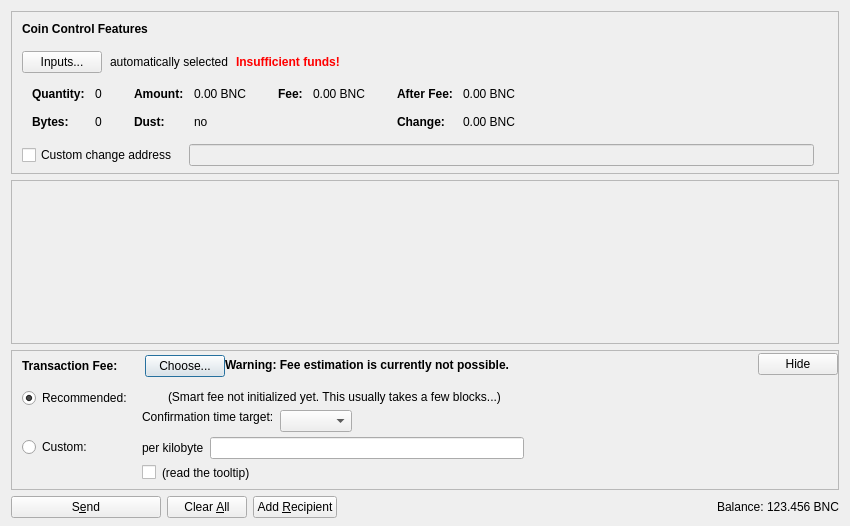
<?xml version="1.0" encoding="UTF-8"?>
<ui version="4.0">
 <class>SendCoinsDialog</class>
 <widget class="QDialog" name="SendCoinsDialog">
  <property name="geometry">
   <rect>
    <x>0</x>
    <y>0</y>
    <width>850</width>
    <height>526</height>
   </rect>
  </property>
  <property name="windowTitle">
   <string>Send Coins</string>
  </property>
  <layout class="QVBoxLayout" name="verticalLayout" stretch="0,1,0,0">
   <property name="bottomMargin">
    <number>8</number>
   </property>
   <item>
    <widget class="QFrame" name="frameCoinControl">
     <property name="sizePolicy">
      <sizepolicy hsizetype="Expanding" vsizetype="Expanding">
       <horstretch>0</horstretch>
       <verstretch>0</verstretch>
      </sizepolicy>
     </property>
     <property name="maximumSize">
      <size>
       <width>16777215</width>
       <height>16777215</height>
      </size>
     </property>
     <property name="frameShape">
      <enum>QFrame::StyledPanel</enum>
     </property>
     <property name="frameShadow">
      <enum>QFrame::Sunken</enum>
     </property>
     <layout class="QVBoxLayout" name="verticalLayoutCoinControl2">
      <property name="spacing">
       <number>0</number>
      </property>
      <property name="leftMargin">
       <number>0</number>
      </property>
      <property name="topMargin">
       <number>0</number>
      </property>
      <property name="rightMargin">
       <number>0</number>
      </property>
      <property name="bottomMargin">
       <number>6</number>
      </property>
      <item>
       <layout class="QVBoxLayout" name="verticalLayoutCoinControl" stretch="0,0,0,0,1">
        <property name="spacing">
         <number>0</number>
        </property>
        <property name="leftMargin">
         <number>10</number>
        </property>
        <property name="topMargin">
         <number>10</number>
        </property>
        <item>
         <layout class="QHBoxLayout" name="horizontalLayoutCoinControl1">
          <property name="bottomMargin">
           <number>15</number>
          </property>
          <item>
           <widget class="QLabel" name="labelCoinControlFeatures">
            <property name="sizePolicy">
             <sizepolicy hsizetype="Preferred" vsizetype="Maximum">
              <horstretch>0</horstretch>
              <verstretch>0</verstretch>
             </sizepolicy>
            </property>
            <property name="font">
             <font>
              <weight>75</weight>
              <bold>true</bold>
             </font>
            </property>
            <property name="styleSheet">
             <string notr="true">font-weight:bold;</string>
            </property>
            <property name="text">
             <string>Coin Control Features</string>
            </property>
           </widget>
          </item>
         </layout>
        </item>
        <item>
         <layout class="QHBoxLayout" name="horizontalLayoutCoinControl2" stretch="0,0,0,0">
          <property name="spacing">
           <number>8</number>
          </property>
          <property name="bottomMargin">
           <number>10</number>
          </property>
          <item>
           <widget class="QPushButton" name="pushButtonCoinControl">
            <property name="styleSheet">
             <string notr="true"/>
            </property>
            <property name="text">
             <string>Inputs...</string>
            </property>
            <property name="autoDefault">
             <bool>false</bool>
            </property>
           </widget>
          </item>
          <item>
           <widget class="QLabel" name="labelCoinControlAutomaticallySelected">
            <property name="text">
             <string>automatically selected</string>
            </property>
            <property name="margin">
             <number>5</number>
            </property>
           </widget>
          </item>
          <item>
           <widget class="QLabel" name="labelCoinControlInsuffFunds">
            <property name="font">
             <font>
              <weight>75</weight>
              <bold>true</bold>
             </font>
            </property>
            <property name="styleSheet">
             <string notr="true">color:red;font-weight:bold;</string>
            </property>
            <property name="text">
             <string>Insufficient funds!</string>
            </property>
            <property name="margin">
             <number>5</number>
            </property>
           </widget>
          </item>
          <item>
           <spacer name="horizontalSpacerCoinControl">
            <property name="orientation">
             <enum>Qt::Horizontal</enum>
            </property>
            <property name="sizeHint" stdset="0">
             <size>
              <width>40</width>
              <height>1</height>
             </size>
            </property>
           </spacer>
          </item>
         </layout>
        </item>
        <item>
         <widget class="QWidget" name="widgetCoinControl" native="true">
          <property name="sizePolicy">
           <sizepolicy hsizetype="Preferred" vsizetype="Preferred">
            <horstretch>0</horstretch>
            <verstretch>0</verstretch>
           </sizepolicy>
          </property>
          <property name="minimumSize">
           <size>
            <width>0</width>
            <height>0</height>
           </size>
          </property>
          <property name="styleSheet">
           <string notr="true"/>
          </property>
          <layout class="QHBoxLayout" name="horizontalLayoutCoinControl5">
           <property name="leftMargin">
            <number>0</number>
           </property>
           <property name="topMargin">
            <number>0</number>
           </property>
           <property name="rightMargin">
            <number>0</number>
           </property>
           <property name="bottomMargin">
            <number>0</number>
           </property>
           <item>
            <layout class="QHBoxLayout" name="horizontalLayoutCoinControl3" stretch="0,0,0,1">
             <property name="spacing">
              <number>20</number>
             </property>
             <property name="topMargin">
              <number>0</number>
             </property>
             <property name="bottomMargin">
              <number>10</number>
             </property>
             <item>
              <layout class="QFormLayout" name="formLayoutCoinControl1">
               <property name="horizontalSpacing">
                <number>10</number>
               </property>
               <property name="verticalSpacing">
                <number>14</number>
               </property>
               <property name="leftMargin">
                <number>10</number>
               </property>
               <property name="topMargin">
                <number>4</number>
               </property>
               <property name="rightMargin">
                <number>6</number>
               </property>
               <item row="0" column="0">
                <widget class="QLabel" name="labelCoinControlQuantityText">
                 <property name="font">
                  <font>
                   <weight>75</weight>
                   <bold>true</bold>
                  </font>
                 </property>
                 <property name="text">
                  <string>Quantity:</string>
                 </property>
                 <property name="margin">
                  <number>0</number>
                 </property>
                </widget>
               </item>
               <item row="0" column="1">
                <widget class="QLabel" name="labelCoinControlQuantity">
                 <property name="cursor">
                  <cursorShape>IBeamCursor</cursorShape>
                 </property>
                 <property name="contextMenuPolicy">
                  <enum>Qt::ActionsContextMenu</enum>
                 </property>
                 <property name="text">
                  <string notr="true">0</string>
                 </property>
                 <property name="margin">
                  <number>0</number>
                 </property>
                 <property name="textInteractionFlags">
                  <set>Qt::LinksAccessibleByMouse|Qt::TextSelectableByKeyboard|Qt::TextSelectableByMouse</set>
                 </property>
                </widget>
               </item>
               <item row="1" column="0">
                <widget class="QLabel" name="labelCoinControlBytesText">
                 <property name="font">
                  <font>
                   <weight>75</weight>
                   <bold>true</bold>
                  </font>
                 </property>
                 <property name="text">
                  <string>Bytes:</string>
                 </property>
                </widget>
               </item>
               <item row="1" column="1">
                <widget class="QLabel" name="labelCoinControlBytes">
                 <property name="cursor">
                  <cursorShape>IBeamCursor</cursorShape>
                 </property>
                 <property name="contextMenuPolicy">
                  <enum>Qt::ActionsContextMenu</enum>
                 </property>
                 <property name="text">
                  <string notr="true">0</string>
                 </property>
                 <property name="textInteractionFlags">
                  <set>Qt::LinksAccessibleByMouse|Qt::TextSelectableByKeyboard|Qt::TextSelectableByMouse</set>
                 </property>
                </widget>
               </item>
              </layout>
             </item>
             <item>
              <layout class="QFormLayout" name="formLayoutCoinControl2">
               <property name="horizontalSpacing">
                <number>10</number>
               </property>
               <property name="verticalSpacing">
                <number>14</number>
               </property>
               <property name="leftMargin">
                <number>6</number>
               </property>
               <property name="topMargin">
                <number>4</number>
               </property>
               <property name="rightMargin">
                <number>6</number>
               </property>
               <item row="0" column="0">
                <widget class="QLabel" name="labelCoinControlAmountText">
                 <property name="font">
                  <font>
                   <weight>75</weight>
                   <bold>true</bold>
                  </font>
                 </property>
                 <property name="text">
                  <string>Amount:</string>
                 </property>
                 <property name="margin">
                  <number>0</number>
                 </property>
                </widget>
               </item>
               <item row="0" column="1">
                <widget class="QLabel" name="labelCoinControlAmount">
                 <property name="cursor">
                  <cursorShape>IBeamCursor</cursorShape>
                 </property>
                 <property name="contextMenuPolicy">
                  <enum>Qt::ActionsContextMenu</enum>
                 </property>
                 <property name="text">
                  <string notr="true">0.00 BNC</string>
                 </property>
                 <property name="textInteractionFlags">
                  <set>Qt::LinksAccessibleByMouse|Qt::TextSelectableByKeyboard|Qt::TextSelectableByMouse</set>
                 </property>
                </widget>
               </item>
               <item row="1" column="0">
                <widget class="QLabel" name="labelCoinControlLowOutputText">
                 <property name="font">
                  <font>
                   <weight>75</weight>
                   <bold>true</bold>
                  </font>
                 </property>
                 <property name="text">
                  <string>Dust:</string>
                 </property>
                </widget>
               </item>
               <item row="1" column="1">
                <widget class="QLabel" name="labelCoinControlLowOutput">
                 <property name="cursor">
                  <cursorShape>IBeamCursor</cursorShape>
                 </property>
                 <property name="contextMenuPolicy">
                  <enum>Qt::ActionsContextMenu</enum>
                 </property>
                 <property name="text">
                  <string notr="true">no</string>
                 </property>
                 <property name="textInteractionFlags">
                  <set>Qt::LinksAccessibleByMouse|Qt::TextSelectableByKeyboard|Qt::TextSelectableByMouse</set>
                 </property>
                </widget>
               </item>
              </layout>
             </item>
             <item>
              <layout class="QFormLayout" name="formLayoutCoinControl3">
               <property name="horizontalSpacing">
                <number>10</number>
               </property>
               <property name="verticalSpacing">
                <number>14</number>
               </property>
               <property name="leftMargin">
                <number>6</number>
               </property>
               <property name="topMargin">
                <number>4</number>
               </property>
               <property name="rightMargin">
                <number>6</number>
               </property>
               <item row="0" column="0">
                <widget class="QLabel" name="labelCoinControlFeeText">
                 <property name="font">
                  <font>
                   <weight>75</weight>
                   <bold>true</bold>
                  </font>
                 </property>
                 <property name="text">
                  <string>Fee:</string>
                 </property>
                 <property name="margin">
                  <number>0</number>
                 </property>
                </widget>
               </item>
               <item row="0" column="1">
                <widget class="QLabel" name="labelCoinControlFee">
                 <property name="cursor">
                  <cursorShape>IBeamCursor</cursorShape>
                 </property>
                 <property name="contextMenuPolicy">
                  <enum>Qt::ActionsContextMenu</enum>
                 </property>
                 <property name="text">
                  <string notr="true">0.00 BNC</string>
                 </property>
                 <property name="textInteractionFlags">
                  <set>Qt::LinksAccessibleByMouse|Qt::TextSelectableByKeyboard|Qt::TextSelectableByMouse</set>
                 </property>
                </widget>
               </item>
              </layout>
             </item>
             <item>
              <layout class="QFormLayout" name="formLayoutCoinControl4">
               <property name="horizontalSpacing">
                <number>10</number>
               </property>
               <property name="verticalSpacing">
                <number>14</number>
               </property>
               <property name="leftMargin">
                <number>6</number>
               </property>
               <property name="topMargin">
                <number>4</number>
               </property>
               <property name="rightMargin">
                <number>6</number>
               </property>
               <item row="0" column="0">
                <widget class="QLabel" name="labelCoinControlAfterFeeText">
                 <property name="font">
                  <font>
                   <weight>75</weight>
                   <bold>true</bold>
                  </font>
                 </property>
                 <property name="text">
                  <string>After Fee:</string>
                 </property>
                 <property name="margin">
                  <number>0</number>
                 </property>
                </widget>
               </item>
               <item row="0" column="1">
                <widget class="QLabel" name="labelCoinControlAfterFee">
                 <property name="cursor">
                  <cursorShape>IBeamCursor</cursorShape>
                 </property>
                 <property name="contextMenuPolicy">
                  <enum>Qt::ActionsContextMenu</enum>
                 </property>
                 <property name="text">
                  <string notr="true">0.00 BNC</string>
                 </property>
                 <property name="textInteractionFlags">
                  <set>Qt::LinksAccessibleByMouse|Qt::TextSelectableByKeyboard|Qt::TextSelectableByMouse</set>
                 </property>
                </widget>
               </item>
               <item row="1" column="0">
                <widget class="QLabel" name="labelCoinControlChangeText">
                 <property name="font">
                  <font>
                   <weight>75</weight>
                   <bold>true</bold>
                  </font>
                 </property>
                 <property name="text">
                  <string>Change:</string>
                 </property>
                </widget>
               </item>
               <item row="1" column="1">
                <widget class="QLabel" name="labelCoinControlChange">
                 <property name="cursor">
                  <cursorShape>IBeamCursor</cursorShape>
                 </property>
                 <property name="contextMenuPolicy">
                  <enum>Qt::ActionsContextMenu</enum>
                 </property>
                 <property name="text">
                  <string notr="true">0.00 BNC</string>
                 </property>
                 <property name="textInteractionFlags">
                  <set>Qt::LinksAccessibleByMouse|Qt::TextSelectableByKeyboard|Qt::TextSelectableByMouse</set>
                 </property>
                </widget>
               </item>
              </layout>
             </item>
            </layout>
           </item>
          </layout>
         </widget>
        </item>
        <item>
         <layout class="QHBoxLayout" name="horizontalLayoutCoinControl4" stretch="0,0,0">
          <property name="spacing">
           <number>12</number>
          </property>
          <property name="sizeConstraint">
           <enum>QLayout::SetDefaultConstraint</enum>
          </property>
          <property name="topMargin">
           <number>5</number>
          </property>
          <property name="rightMargin">
           <number>5</number>
          </property>
          <item>
           <widget class="QCheckBox" name="checkBoxCoinControlChange">
            <property name="toolTip">
             <string>If this is activated, but the change address is empty or invalid, change will be sent to a newly generated address.</string>
            </property>
            <property name="text">
             <string>Custom change address</string>
            </property>
           </widget>
          </item>
          <item>
           <widget class="QValidatedLineEdit" name="lineEditCoinControlChange">
            <property name="enabled">
             <bool>false</bool>
            </property>
            <property name="sizePolicy">
             <sizepolicy hsizetype="Expanding" vsizetype="Fixed">
              <horstretch>0</horstretch>
              <verstretch>0</verstretch>
             </sizepolicy>
            </property>
           </widget>
          </item>
          <item>
           <widget class="QLabel" name="labelCoinControlChangeLabel">
            <property name="sizePolicy">
             <sizepolicy hsizetype="Preferred" vsizetype="Expanding">
              <horstretch>0</horstretch>
              <verstretch>0</verstretch>
             </sizepolicy>
            </property>
            <property name="minimumSize">
             <size>
              <width>0</width>
              <height>0</height>
             </size>
            </property>
            <property name="text">
             <string/>
            </property>
            <property name="margin">
             <number>3</number>
            </property>
           </widget>
          </item>
         </layout>
        </item>
        <item>
         <spacer name="verticalSpacerCoinControl">
          <property name="orientation">
           <enum>Qt::Vertical</enum>
          </property>
          <property name="sizeHint" stdset="0">
           <size>
            <width>800</width>
            <height>1</height>
           </size>
          </property>
         </spacer>
        </item>
       </layout>
      </item>
     </layout>
    </widget>
   </item>
   <item>
    <widget class="QScrollArea" name="scrollArea">
     <property name="widgetResizable">
      <bool>true</bool>
     </property>
     <widget class="QWidget" name="scrollAreaWidgetContents">
      <property name="geometry">
       <rect>
        <x>0</x>
        <y>0</y>
        <width>830</width>
        <height>104</height>
       </rect>
      </property>
      <layout class="QVBoxLayout" name="verticalLayout_2" stretch="0,1">
       <property name="leftMargin">
        <number>0</number>
       </property>
       <property name="topMargin">
        <number>0</number>
       </property>
       <property name="rightMargin">
        <number>0</number>
       </property>
       <property name="bottomMargin">
        <number>0</number>
       </property>
       <item>
        <layout class="QVBoxLayout" name="entries">
         <property name="spacing">
          <number>6</number>
         </property>
        </layout>
       </item>
       <item>
        <spacer name="verticalSpacer">
         <property name="orientation">
          <enum>Qt::Vertical</enum>
         </property>
         <property name="sizeHint" stdset="0">
          <size>
           <width>20</width>
           <height>40</height>
          </size>
         </property>
        </spacer>
       </item>
      </layout>
     </widget>
    </widget>
   </item>
   <item>
    <widget class="QFrame" name="frameFee">
     <property name="sizePolicy">
      <sizepolicy hsizetype="Expanding" vsizetype="Expanding">
       <horstretch>0</horstretch>
       <verstretch>0</verstretch>
      </sizepolicy>
     </property>
     <property name="maximumSize">
      <size>
       <width>16777215</width>
       <height>16777215</height>
      </size>
     </property>
     <property name="frameShape">
      <enum>QFrame::StyledPanel</enum>
     </property>
     <property name="frameShadow">
      <enum>QFrame::Sunken</enum>
     </property>
     <layout class="QVBoxLayout" name="verticalLayoutFee1">
      <property name="spacing">
       <number>0</number>
      </property>
      <property name="leftMargin">
       <number>0</number>
      </property>
      <property name="topMargin">
       <number>0</number>
      </property>
      <property name="rightMargin">
       <number>0</number>
      </property>
      <property name="bottomMargin">
       <number>0</number>
      </property>
      <item>
       <layout class="QVBoxLayout" name="verticalLayoutFee2" stretch="0,0,0">
        <property name="spacing">
         <number>0</number>
        </property>
        <property name="leftMargin">
         <number>10</number>
        </property>
        <property name="topMargin">
         <number>0</number>
        </property>
        <item>
         <layout class="QHBoxLayout" name="horizontalLayoutFee1">
          <property name="bottomMargin">
           <number>0</number>
          </property>
          <item>
           <layout class="QVBoxLayout" name="verticalLayoutFee7">
            <property name="spacing">
             <number>0</number>
            </property>
            <item>
             <spacer name="verticalSpacerSmartFee">
              <property name="orientation">
               <enum>Qt::Vertical</enum>
              </property>
              <property name="sizeType">
               <enum>QSizePolicy::Fixed</enum>
              </property>
              <property name="sizeHint" stdset="0">
               <size>
                <width>1</width>
                <height>4</height>
               </size>
              </property>
             </spacer>
            </item>
            <item>
             <layout class="QHBoxLayout" name="horizontalLayoutSmartFee">
              <property name="spacing">
               <number>10</number>
              </property>
              <item>
               <widget class="QLabel" name="labelFeeHeadline">
                <property name="sizePolicy">
                 <sizepolicy hsizetype="Preferred" vsizetype="Maximum">
                  <horstretch>0</horstretch>
                  <verstretch>0</verstretch>
                 </sizepolicy>
                </property>
                <property name="font">
                 <font>
                  <weight>75</weight>
                  <bold>true</bold>
                 </font>
                </property>
                <property name="styleSheet">
                 <string notr="true">font-weight:bold;</string>
                </property>
                <property name="text">
                 <string>Transaction Fee:</string>
                </property>
               </widget>
              </item>
              <item>
               <widget class="QLabel" name="labelFeeMinimized">
                <property name="text">
                 <string/>
                </property>
               </widget>
              </item>
              <item>
               <widget class="QPushButton" name="buttonChooseFee">
                <property name="text">
                 <string>Choose...</string>
                </property>
               </widget>
              </item>
             </layout>
            </item>
            <item>
             <spacer name="verticalSpacer_5">
              <property name="orientation">
               <enum>Qt::Vertical</enum>
              </property>
              <property name="sizeHint" stdset="0">
               <size>
                <width>1</width>
                <height>1</height>
               </size>
              </property>
             </spacer>
            </item>
           </layout>
          </item>
          <item>
           <widget class="QLabel" name="fallbackFeeWarningLabel">
            <property name="toolTip">
             <string>Using the fallbackfee can result in sending a transaction that will take several hours or days (or never) to confirm. Consider choosing your fee manually or wait until you have validated the complete chain.</string>
            </property>
            <property name="font">
            <font>
                <weight>75</weight>
                <bold>true</bold>
            </font>
            </property>
            <property name="text">
             <string>Warning: Fee estimation is currently not possible.</string>
            </property>
            <property name="wordWrap">
             <bool>false</bool>
            </property>
           </widget>
          </item>
          <item>
           <spacer name="horizontalSpacer_4">
            <property name="orientation">
             <enum>Qt::Horizontal</enum>
            </property>
            <property name="sizeType">
             <enum>QSizePolicy::MinimumExpanding</enum>
            </property>
            <property name="sizeHint" stdset="0">
             <size>
              <width>40</width>
              <height>20</height>
             </size>
            </property>
           </spacer>
          </item>
          <item>
           <widget class="QPushButton" name="buttonMinimizeFee">
            <property name="toolTip">
             <string>collapse fee-settings</string>
            </property>
            <property name="text">
             <string>Hide</string>
            </property>
           </widget>
          </item>
         </layout>
        </item>
        <item>
         <widget class="QFrame" name="frameFeeSelection">
          <layout class="QVBoxLayout" name="verticalLayoutFee12">
           <property name="spacing">
            <number>0</number>
           </property>
           <property name="leftMargin">
            <number>0</number>
           </property>
           <property name="topMargin">
            <number>0</number>
           </property>
           <property name="rightMargin">
            <number>0</number>
           </property>
           <property name="bottomMargin">
            <number>0</number>
           </property>
           <item>
            <layout class="QGridLayout" name="gridLayoutFee">
             <property name="topMargin">
              <number>10</number>
             </property>
             <property name="bottomMargin">
              <number>4</number>
             </property>
             <property name="horizontalSpacing">
              <number>10</number>
             </property>
             <property name="verticalSpacing">
              <number>4</number>
             </property>
             <item row="1" column="1">
              <layout class="QVBoxLayout" name="verticalLayoutFee8">
               <property name="spacing">
                <number>6</number>
               </property>
               <item>
                <layout class="QHBoxLayout" name="horizontalLayoutFee13">
                 <item>
                  <widget class="QLabel" name="labelCustomPerKilobyte">
                   <property name="toolTip">
                    <string>If the custom fee is set to 1000 satoshis and the transaction is only 250 bytes, then &quot;per kilobyte&quot; only pays 250 satoshis in fee, while &quot;total at least&quot; pays 1000 satoshis. For transactions bigger than a kilobyte both pay by kilobyte.</string>
                   </property>
                   <property name="text">
                    <string>per kilobyte</string>
                   </property>
                  </widget>
                 </item>
                 <item>
                  <widget class="BitcoinAmountField" name="customFee"/>
                 </item>
                 <item>
                  <spacer name="horizontalSpacer_6">
                   <property name="orientation">
                    <enum>Qt::Horizontal</enum>
                   </property>
                   <property name="sizeHint" stdset="0">
                    <size>
                     <width>1</width>
                     <height>1</height>
                    </size>
                   </property>
                  </spacer>
                 </item>
                </layout>
               </item>
               <item>
                <layout class="QHBoxLayout" name="horizontalLayoutFee8">
                 <item>
                  <widget class="QCheckBox" name="checkBoxMinimumFee">
                   <property name="toolTip">
                    <string>Paying only the minimum fee is just fine as long as there is less transaction volume than space in the blocks. But be aware that this can end up in a never confirming transaction once there is more demand for bonocoin transactions than the network can process.</string>
                   </property>
                   <property name="text">
                    <string/>
                   </property>
                  </widget>
                 </item>
                 <item>
                  <widget class="QLabel" name="labelMinFeeWarning">
                   <property name="enabled">
                    <bool>true</bool>
                   </property>
                   <property name="toolTip">
                    <string>Paying only the minimum fee is just fine as long as there is less transaction volume than space in the blocks. But be aware that this can end up in a never confirming transaction once there is more demand for bonocoin transactions than the network can process.</string>
                   </property>
                   <property name="text">
                    <string>(read the tooltip)</string>
                   </property>
                   <property name="margin">
                    <number>5</number>
                   </property>
                  </widget>
                 </item>
                 <item>
                  <spacer name="horizontalSpacer_2">
                   <property name="orientation">
                    <enum>Qt::Horizontal</enum>
                   </property>
                   <property name="sizeHint" stdset="0">
                    <size>
                     <width>1</width>
                     <height>1</height>
                    </size>
                   </property>
                  </spacer>
                 </item>
                </layout>
               </item>
              </layout>
             </item>
             <item row="0" column="0">
              <layout class="QVBoxLayout" name="verticalLayoutFee4" stretch="0,1">
               <item>
                <widget class="QRadioButton" name="radioSmartFee">
                 <property name="text">
                  <string>Recommended:</string>
                 </property>
                 <property name="checked">
                  <bool>true</bool>
                 </property>
                 <attribute name="buttonGroup">
                  <string notr="true">groupFee</string>
                 </attribute>
                </widget>
               </item>
               <item>
                <spacer name="verticalSpacer_2">
                 <property name="orientation">
                  <enum>Qt::Vertical</enum>
                 </property>
                 <property name="sizeHint" stdset="0">
                  <size>
                   <width>1</width>
                   <height>1</height>
                  </size>
                 </property>
                </spacer>
               </item>
              </layout>
             </item>
             <item row="1" column="0">
              <layout class="QVBoxLayout" name="verticalLayoutFee9" stretch="0,1">
               <item>
                <widget class="QRadioButton" name="radioCustomFee">
                 <property name="text">
                  <string>Custom:</string>
                 </property>
                 <attribute name="buttonGroup">
                  <string notr="true">groupFee</string>
                 </attribute>
                </widget>
               </item>
               <item>
                <spacer name="verticalSpacer_6">
                 <property name="orientation">
                  <enum>Qt::Vertical</enum>
                 </property>
                 <property name="sizeHint" stdset="0">
                  <size>
                   <width>1</width>
                   <height>1</height>
                  </size>
                 </property>
                </spacer>
               </item>
              </layout>
             </item>
             <item row="0" column="1">
              <layout class="QVBoxLayout" name="verticalLayoutFee3" stretch="0,0,1">
               <property name="spacing">
                <number>6</number>
               </property>
               <property name="topMargin">
                <number>2</number>
               </property>
               <item>
                <layout class="QHBoxLayout" name="horizontalLayoutFee12">
                 <item>
                  <widget class="QLabel" name="labelSmartFee">
                   <property name="text">
                    <string/>
                   </property>
                   <property name="margin">
                    <number>2</number>
                   </property>
                  </widget>
                 </item>
                 <item>
                  <widget class="QLabel" name="labelFeeEstimation">
                   <property name="text">
                    <string/>
                   </property>
                  </widget>
                 </item>
                 <item>
                  <widget class="QLabel" name="labelSmartFee2">
                   <property name="text">
                    <string>(Smart fee not initialized yet. This usually takes a few blocks...)</string>
                   </property>
                   <property name="margin">
                    <number>2</number>
                   </property>
                  </widget>
                 </item>
                 <item>
                  <spacer name="horizontalSpacer_5">
                   <property name="orientation">
                    <enum>Qt::Horizontal</enum>
                   </property>
                   <property name="sizeHint" stdset="0">
                    <size>
                     <width>1</width>
                     <height>1</height>
                    </size>
                   </property>
                  </spacer>
                 </item>
                </layout>
               </item>
               <item>
                <layout class="QHBoxLayout" name="horizontalLayoutFee9">
                 <item>
                  <layout class="QVBoxLayout" name="verticalLayoutFee6">
                   <item>
                    <widget class="QLabel" name="labelSmartFee3">
                     <property name="text">
                      <string>Confirmation time target:</string>
                     </property>
                     <property name="margin">
                      <number>2</number>
                     </property>
                    </widget>
                   </item>
                   <item>
                    <spacer name="verticalSpacer_3">
                     <property name="orientation">
                      <enum>Qt::Vertical</enum>
                     </property>
                     <property name="sizeHint" stdset="0">
                      <size>
                       <width>1</width>
                       <height>1</height>
                      </size>
                     </property>
                    </spacer>
                   </item>
                  </layout>
                 </item>
                 <item>
                  <layout class="QVBoxLayout" name="verticalLayoutFee5">
                   <property name="rightMargin">
                    <number>30</number>
                   </property>
                   <item>
                    <layout class="QHBoxLayout" name="horizontalLayoutConfTarget">
                     <property name="bottomMargin">
                      <number>0</number>
                     </property>
                     <item>
                      <widget class="QComboBox" name="confTargetSelector"/>
                     </item>
                     <item>
                      <spacer name="horizontalSpacerConfTarget">
                       <property name="orientation">
                        <enum>Qt::Horizontal</enum>
                       </property>
                       <property name="sizeHint" stdset="0">
                        <size>
                         <width>40</width>
                         <height>20</height>
                        </size>
                       </property>
                      </spacer>
                     </item>
                    </layout>
                   </item>
                  </layout>
                 </item>
                </layout>
               </item>
               <item>
                <spacer name="verticalSpacer_4">
                 <property name="orientation">
                  <enum>Qt::Vertical</enum>
                 </property>
                 <property name="sizeHint" stdset="0">
                  <size>
                   <width>1</width>
                   <height>1</height>
                  </size>
                 </property>
                </spacer>
               </item>
              </layout>
             </item>
            </layout>
           </item>
          </layout>
         </widget>
        </item>
        <item>
         <spacer name="verticalSpacerFee">
          <property name="orientation">
           <enum>Qt::Vertical</enum>
          </property>
          <property name="sizeHint" stdset="0">
           <size>
            <width>40</width>
            <height>5</height>
           </size>
          </property>
         </spacer>
        </item>
       </layout>
      </item>
     </layout>
    </widget>
   </item>
   <item>
    <layout class="QHBoxLayout" name="horizontalLayout">
     <item>
      <widget class="QPushButton" name="sendButton">
       <property name="minimumSize">
        <size>
         <width>150</width>
         <height>0</height>
        </size>
       </property>
       <property name="toolTip">
        <string>Confirm the send action</string>
       </property>
       <property name="text">
        <string>S&amp;end</string>
       </property>
       <property name="icon">
        <iconset resource="../bitcoin.qrc">
         <normaloff>:/icons/send</normaloff>:/icons/send</iconset>
       </property>
       <property name="autoDefault">
        <bool>false</bool>
       </property>
       <property name="default">
        <bool>false</bool>
       </property>
      </widget>
     </item>
     <item>
      <widget class="QPushButton" name="clearButton">
       <property name="sizePolicy">
        <sizepolicy hsizetype="Minimum" vsizetype="Fixed">
         <horstretch>0</horstretch>
         <verstretch>0</verstretch>
        </sizepolicy>
       </property>
       <property name="toolTip">
        <string>Clear all fields of the form.</string>
       </property>
       <property name="text">
        <string>Clear &amp;All</string>
       </property>
       <property name="icon">
        <iconset resource="../bitcoin.qrc">
         <normaloff>:/icons/remove</normaloff>:/icons/remove</iconset>
       </property>
       <property name="autoDefault">
        <bool>false</bool>
       </property>
      </widget>
     </item>
     <item>
      <widget class="QPushButton" name="addButton">
       <property name="toolTip">
        <string>Send to multiple recipients at once</string>
       </property>
       <property name="text">
        <string>Add &amp;Recipient</string>
       </property>
       <property name="icon">
        <iconset resource="../bitcoin.qrc">
         <normaloff>:/icons/add</normaloff>:/icons/add</iconset>
       </property>
       <property name="autoDefault">
        <bool>false</bool>
       </property>
      </widget>
     </item>
     <item>
      <spacer name="horizontalSpacer">
       <property name="orientation">
        <enum>Qt::Horizontal</enum>
       </property>
       <property name="sizeHint" stdset="0">
        <size>
         <width>40</width>
         <height>20</height>
        </size>
       </property>
      </spacer>
     </item>
     <item>
      <layout class="QHBoxLayout" name="horizontalLayout_2">
       <property name="spacing">
        <number>3</number>
       </property>
       <item>
        <widget class="QLabel" name="label">
         <property name="sizePolicy">
          <sizepolicy hsizetype="Preferred" vsizetype="Fixed">
           <horstretch>0</horstretch>
           <verstretch>0</verstretch>
          </sizepolicy>
         </property>
         <property name="text">
          <string>Balance:</string>
         </property>
        </widget>
       </item>
       <item>
        <widget class="QLabel" name="labelBalance">
         <property name="sizePolicy">
          <sizepolicy hsizetype="Preferred" vsizetype="Fixed">
           <horstretch>0</horstretch>
           <verstretch>0</verstretch>
          </sizepolicy>
         </property>
         <property name="cursor">
          <cursorShape>IBeamCursor</cursorShape>
         </property>
         <property name="text">
          <string notr="true">123.456 BNC</string>
         </property>
         <property name="textInteractionFlags">
          <set>Qt::LinksAccessibleByMouse|Qt::TextSelectableByKeyboard|Qt::TextSelectableByMouse</set>
         </property>
        </widget>
       </item>
      </layout>
     </item>
    </layout>
   </item>
  </layout>
 </widget>
 <customwidgets>
  <customwidget>
   <class>QValidatedLineEdit</class>
   <extends>QLineEdit</extends>
   <header>qvalidatedlineedit.h</header>
  </customwidget>
  <customwidget>
   <class>BitcoinAmountField</class>
   <extends>QLineEdit</extends>
   <header>bitcoinamountfield.h</header>
   <container>1</container>
  </customwidget>
 </customwidgets>
 <resources>
  <include location="../bitcoin.qrc"/>
 </resources>
 <connections/>
 <buttongroups>
  <buttongroup name="groupFee"/>
 </buttongroups>
</ui>
